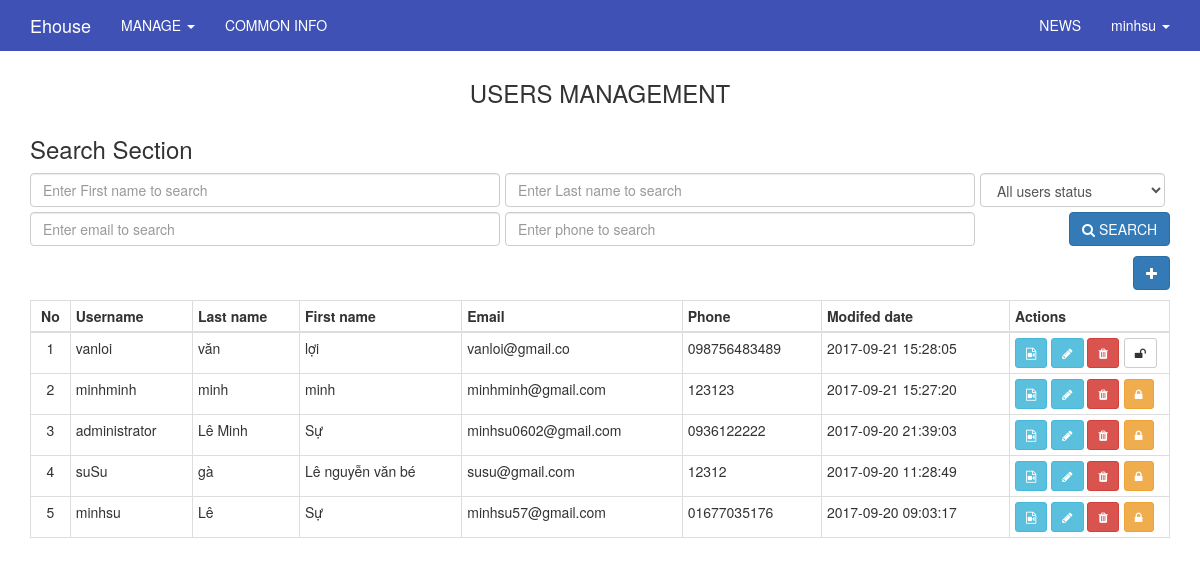
Page /index.php/admin/users (signed in) on the earlier database version.
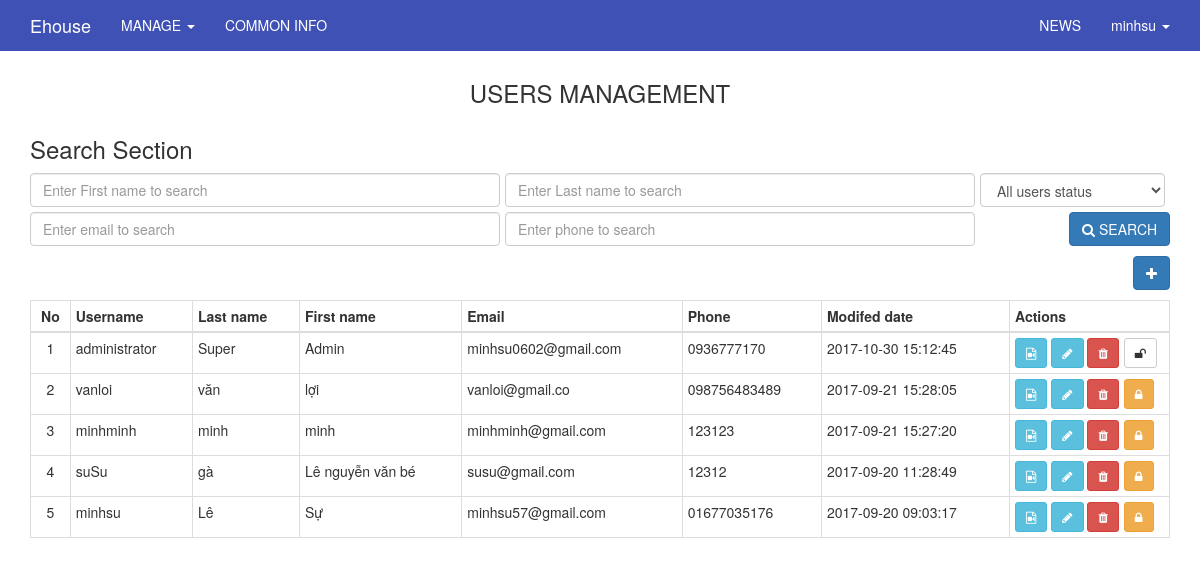
Same page on the later database version.
### tables this page shows
CREATE TABLE `users` (
  `id` int(11) UNSIGNED NOT NULL,
  `ip_address` varchar(15) NOT NULL,
  `username` varchar(100) NOT NULL,
  `password` varchar(255) NOT NULL,
  `salt` varchar(255) DEFAULT NULL,
  `email` varchar(100) NOT NULL,
  `activation_code` varchar(40) DEFAULT NULL,
  `forgotten_password_code` varchar(40) DEFAULT NULL,
  `forgotten_password_time` int(11) UNSIGNED DEFAULT NULL,
  `remember_code` varchar(40) DEFAULT NULL,
  `created_on` int(11) UNSIGNED NOT NULL,
  `last_login` int(11) UNSIGNED DEFAULT NULL,
  `active` tinyint(1) UNSIGNED DEFAULT NULL,
  `first_name` varchar(50) DEFAULT NULL,
  `last_name` varchar(50) DEFAULT NULL,
  `company` varchar(100) DEFAULT NULL,
  `birth_day` varchar(50) NOT NULL,
  `phone` varchar(20) DEFAULT NULL,
  `address` varchar(255) DEFAULT NULL,
  `profile` text,
  `modified_date` datetime DEFAULT NULL
);

### application/core/MY_Controller.php (called while the page is built, shortened)
<?php
class MY_Controller extends CI_Controller {
	protected function render($the_view = NULL, $template = 'master')
	{
		if($template == 'json' || $this->input->is_ajax_request())
		{
			header('Content-Type: application/json');
			echo json_encode($this->data);
		}
		else if(is_null($template))
		{
			$this->load->view($the_view, $this->data);
		}else
		{
			$this->data['the_view_content'] = (is_null($the_view)) ? '' : $this->load->view($the_view, $this->data, TRUE);
			$this->load->view('templates/' . $template . '_view', $this->data);
		}
	}
}
class Admin_Controller extends MY_Controller
{
	protected function render($the_view = NULL, $template = 'admin_master')
	{
		parent::render($the_view, $template);
	}
}

### application/controllers/admin/Users.php (called while the page is built, shortened)
<?php
class Users extends Admin_Controller
{
    public function index()
    {
        $first_name = str_replace('"', "'", $this->input->get('first_name'));
        $last_name  = str_replace('"', "'", $this->input->get('last_name'));
        $email      = str_replace('"', "'", $this->input->get('email'));
        $phone      = str_replace('"', "'", $this->input->get('phone'));
        $active     = $this->input->get('active');
        $config["per_page"] = $this->pagination->per_page;
        $config['base_url'] = site_url('admin/users?active='.$this->input->get('active').'&first_name='.$this->input->get('first_name').'&last_name='.$this->input->get('last_name').'&email='.$this->input->get('email').'&phone='.$this->input->get('phone'));
        $config['total_rows'] = $this->users_model->get_list_record($first_name, $last_name, $email, $phone, $active);
        $choice = $config["total_rows"] / $config["per_page"];
        $config["num_links"] = $choice;
        $page = ($this->input->get('page')) ? $this->input->get('page') : 1;
        $this->pagination->initialize($config);
        $offset = ($page  == 1) ? 0 : ($page * $config['per_page']) - $config['per_page'];
        $this->data['items'] = $this->users_model->get_list_where($config["per_page"], $offset, $first_name, $last_name, $email, $phone, $active);
        $this->render('admin/users/index_view');
    }
}

### index.php (called while the page is built, shortened)
<?php
require_once BASEPATH.'core/CodeIgniter.php';

### application/models/Users_model.php (called while the page is built, shortened)
<?php
class Users_model extends MY_Model
{
    public function get_list_where($limit, $offset, $first_name, $last_name, $email, $phone, $active){
    	$rows = $this->db->query('select * from users where first_name like "'.$first_name.'%" and last_name like "'.$last_name.'%" and email like "'.$email.'%" and phone like "'.$phone.'%" and active like "'.$active.'%"  order by modified_date desc limit '.$limit.' offset '.$offset);
        return $rows->result();
    }
}

### application/libraries/Ion_auth.php (called while the page is built, shortened)
<?php  if ( ! defined('BASEPATH')) exit('No direct script access allowed');
class Ion_auth
{
    public $_cache_user_in_group;
    public function __construct()
    {
        $this->_cache_user_in_group =& $this->ion_auth_model->_cache_user_in_group;
        $this->ion_auth_model->trigger_events('library_constructor');
    }
    public function __call($method, $arguments)
    {
        return call_user_func_array( array($this->ion_auth_model, $method), $arguments);
    }
    public function __get($var)
    {
        return get_instance()->$var;
    }
    public function logged_in()
    {
        $this->ion_auth_model->trigger_events('logged_in');
        return (bool) $this->session->userdata('identity');
    }
    public function in_group($check_group, $id=false, $check_all = false)
    {
        $this->ion_auth_model->trigger_events('in_group');
        $id || $id = $this->session->userdata('user_id');
        if (!is_array($check_group))
        {
            $check_group = array($check_group);
        }
        if (isset($this->_cache_user_in_group[$id]))
        {
            $groups_array = $this->_cache_user_in_group[$id];
        }
        else
        {
            $users_groups = $this->ion_auth_model->get_users_groups($id)->result();
            $groups_array = array();
            foreach ($users_groups as $group)
            {
                $groups_array[$group->id] = $group->name;
            }
            $this->_cache_user_in_group[$id] = $groups_array;
        }
        foreach ($check_group as $key => $value)
        {
            $groups = (is_string($value)) ? $groups_array : array_keys($groups_array);
            if (in_array($value, $groups) xor $check_all)
            {
                return !$check_all;
            }
        }
        return $check_all;
    }
}

### application/libraries/Session.php (called while the page is built, shortened)
<?php if ( ! defined('BASEPATH')) exit('No direct script access allowed');
class Session
{
    protected $sess_namespace = '';
    protected $store = array();
     private function initialize()
     {
        if (isset($_SESSION[$this->sess_namespace]) ) {
            $this->store = $_SESSION[$this->sess_namespace];
        }
        $destroy = false;
        if (!$destroy) {
            return;
        }
    }
    public function userdata($value)
    {
        if (isset($this->store[$value])) {
            return $this->store[$value];
        } else {
            return false;
        }
    }
    public function set_userdata($data = array(), $value = '')
    {
        if (is_string($data)) {
            $data = array($data => $value);
        }
        foreach ($data as $key => $val) {
            $this->store[$key] = $val;
        }
    }
}

### application/models/Ion_auth_model.php (called while the page is built, shortened)
<?php  if ( ! defined('BASEPATH')) exit('No direct script access allowed');
class Ion_auth_model extends CI_Model
{
    public $tables = array();
    public $_ion_where = array();
    public $_ion_select = array();
    public $_ion_limit = NULL;
    public $_ion_offset = NULL;
    public $_ion_order_by = NULL;
    public $_ion_order = NULL;
    protected $response = NULL;
    public function __construct()
    {
        $this->config->load('ion_auth', TRUE);
        $this->tables  = $this->config->item('tables', 'ion_auth');
    }
    public function limit($limit)
    {
        $this->_ion_limit = $limit;
        return $this;
    }
    public function where($where, $value = NULL)
    {
        if (!is_array($where))
        {
            $where = array($where => $value);
        }
        array_push($this->_ion_where, $where);
        return $this;
    }
    public function order_by($by, $order='desc')
    {
        $this->_ion_order_by = $by;
        $this->_ion_order    = $order;
        return $this;
    }
    public function row()
    {
        $row = $this->response->row();
        return $row;
    }
    public function users($groups = NULL)
    {
        if (isset($this->_ion_select) && !empty($this->_ion_select))
        {
            foreach ($this->_ion_select as $select)
            {
                $this->db->select($select);
            }
            $this->_ion_select = array();
        }
        else
        {
            $this->db->select(array(
                $this->tables['users'].'.*',
                $this->tables['users'].'.id as id',
                $this->tables['users'].'.id as user_id'
            ));
        }
        if (isset($this->_ion_where) && !empty($this->_ion_where))
        {
            foreach ($this->_ion_where as $where)
            {
                $this->db->where($where);
            }
            $this->_ion_where = array();
        }
        if (isset($this->_ion_limit) && isset($this->_ion_offset))
        {
            $this->db->limit($this->_ion_limit, $this->_ion_offset);
            $this->_ion_limit  = NULL;
            $this->_ion_offset = NULL;
        }
        else if (isset($this->_ion_limit))
        {
            $this->db->limit($this->_ion_limit);
            $this->_ion_limit  = NULL;
        }
        if (isset($this->_ion_order_by) && isset($this->_ion_order))
        {
            $this->db->order_by($this->_ion_order_by, $this->_ion_order);
            $this->_ion_order    = NULL;
            $this->_ion_order_by = NULL;
        }
        $this->response = $this->db->get($this->tables['users']);
        return $this;
    }
    public function user($id = NULL)
    {
        $id = isset($id) ? $id : $this->session->userdata('user_id');
        $this->users();
        return $this;
    }
}

### application/views/admin/users/index_view.php (the view, shortened to what the changed rows need)
<div class="container" style="margin-top:0px;">
    <div class="row">
        <div class="col-lg-12" style="margin-top: 10px;">
            <?php
            echo '<table class="table table-hover table-bordered table-condensed">';
            echo '<thead>';
            echo '<tr>';
            echo '<th><div class="text-center">No</div></th>';
            echo '<th>Username</th>';
            echo '<th>Last name</th>';
            echo '<th>First name</th>';
            echo '<th>Email</th>';
            echo '<th>Phone</th>';
            echo '<th>Modifed date</th>';
            echo '<th style="width: 160px !important">Actions</th>';
            echo '</tr>';
            echo '</thead>';
            echo '<tbody>';
            if(!empty($items))
            {
                foreach($items as $key => $item)
                {
                    echo '<tr>';
                    echo '<td><div class="text-center">'.$record_number.'</div></td>';
                    echo '<td>'.$item->username.'</td>';
                    echo '<td>'.$item->last_name.'</td>';
                    echo '<td>'.$item->first_name.'</td>';
                    echo '<td>'.$item->email.'</td>';
                    echo '<td>'.$item->phone.'</td>';
                    echo '<td>'.$item->modified_date.'</td>';
                    echo '<td>';
                    echo '<a href="'.base_url("admin/").'users/media/'.$item->id.'" style="color:#fff"><button title="Click to view media" class="btn btn-sm btn-info"><li class="fa fa-file-video-o"></li></button></a> ';
                    echo '<a href="'.base_url("admin/").'users/edit/'.$item->id.'" style="color:#fff"><button title="Click to edit" class="btn btn-sm btn-info"><li class="fa fa-pencil"></li></button></a> ';
                    echo '<a href="'.base_url("admin/").'users/delete/'.$item->id.'/'.$item->username.'" style="color:#fff" onclick="return confirm(\'Are you sure want to delete ?\')"><button title="Click to delete" class="btn btn-sm btn-danger"><li class="fa fa-trash"></li></button></a>';
                    if($item->active == 1){
                        echo '<a href="'.base_url('admin/users/lock/'.$item->id.'/'.$item->active).'" style="color:#fff; margin-left:5px" onclick="return confirm(\'Are you sure want to lock it ?\')"><button title="Click to lock" class="btn btn-sm btn-warning"><li class="fa fa-lock"></li></button></a>';
                    }else{
                        echo '<a href="'.base_url('admin/users/lock/'.$item->id.'/'.$item->active).'" style="color:#fff; margin-left:5px" onclick="return confirm(\'Are you sure want to unlock it ?\')"><button title="Click to unlock" class="btn btn-sm btn-default"><li class="fa fa-unlock"></li></button></a>';
                    }
                    ?>
                    <?php
                    echo '</td>';
                    echo '</tr>';
                    $record_number++;
                }
            }
            echo '</tbody>';
            echo '</table>';
            ?>
        </div>
    </div>
</div>

### application/views/templates/_parts/admin_master_header_view.php (shortened to what the changed rows need)
    <!DOCTYPE html>
<html>
    <head>
    </head>
<body>
<?php
if($this->ion_auth->logged_in()) {
    ?>
    <nav class="navbar navbar-inverse navbar-fixed-top">
        <div class="container">
            <div class="navbar-header">
                <a class="navbar-brand"
                   href="<?php echo base_url(); ?>" target="_new"><?php echo 'Ehouse'?></a>
            </div>
            <div id="navbar" class="collapse navbar-collapse">
                <ul class="nav navbar-nav">
                    <li class="dropdown">
                        <a href="#" class="dropdown-toggle" data-toggle="dropdown" role="button" aria-expanded="false">MANAGE <span class="caret"></span></a>
                    </li>
                    <li><?php echo anchor('admin/website/index','COMMON INFO');?></li>
                </ul>
                <ul class="nav navbar-nav navbar-right">
                    <li><?php echo anchor('admin/news/index','NEWS');?></li>
                    <li class="dropdown">
                        <a href="#" class="dropdown-toggle" data-toggle="dropdown" role="button" aria-expanded="false"><?php echo $this->ion_auth->user()->row()->username;?> <span class="caret"></span></a>
                    </li>
                </ul>
            </div>
        </div>
    </nav>
<?php
}
?>

Differences in the rows shown:
changed users "administrator": last_name "Lê Minh" → "Super"; first_name "Sự" → "Admin"; phone "0936122222" → "0936777170"; modified_date "2017-09-20 21:39:03" → "2017-10-30 15:12:45"; active 1 → 0 (drawn); moves up the list
changed users "vanloi": active 0 → 1 (drawn)
